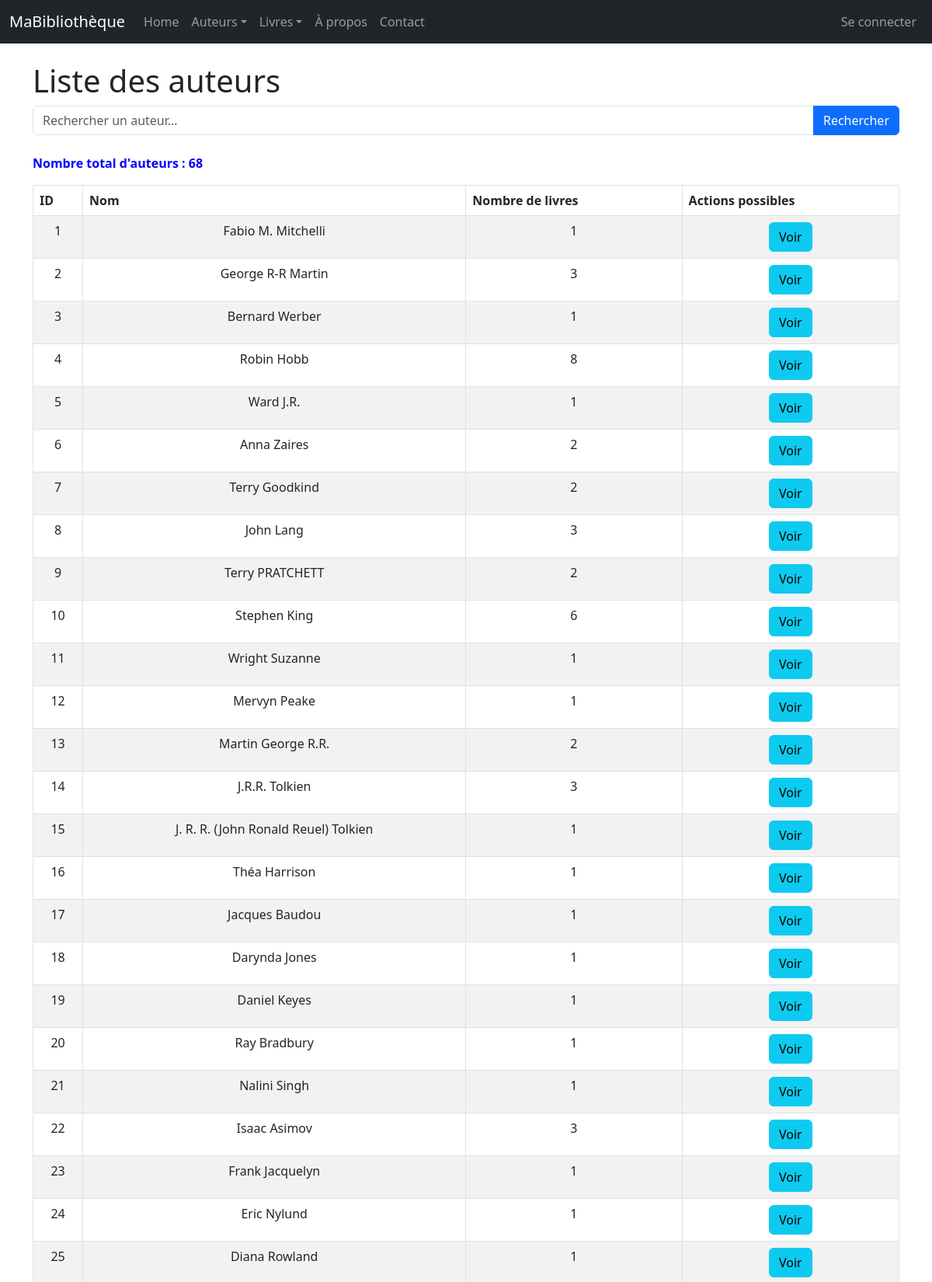
The page /auteurs/ (upper part) on the database its author committed.
### monApp/models.py (models this page shows, shortened)
class Auteur(db.Model):
    idA = db.Column(db.Integer, primary_key=True)
    Nom = db.Column(db.String(100), unique=True, nullable=False)

### monApp/views.py (the view)
@app.route('/auteurs/')
def getAuteurs():
    query = request.args.get('q', '')
    if query:
        lesAuteurs = db.session.execute(db.select(Auteur).filter(Auteur.Nom.ilike(f'%{query}%'))).scalars().all()
    else:
        lesAuteurs = db.session.execute(db.select(Auteur)).scalars().all()
    return render_template('auteurs_list.html', title="Liste des Auteurs", auteurs=lesAuteurs, query=query)

### monApp/templates/auteurs_list.html (shortened to what this page needs)
{% extends "base.html" %}
{% block main %}
<h1>Liste des auteurs</h1>
<form method="GET" action="{{ url_for('getAuteurs') }}" class="mb-4">
        <div class="input-group">
            <input type="search" name="q" class="form-control" placeholder="Rechercher un auteur..." value="{{ query or '' }}">
            <button class="btn btn-primary" type="submit">Rechercher</button>
        </div>
    </form>
<p><strong>Nombre total d'auteurs : {{ auteurs|length }}</strong></p>
<table class="table table-striped table-bordered table-hover">
    <thead>
        <tr>
            <th>ID</th>
            <th>Nom</th>
            <th>Nombre de livres</th>
            <th>Actions possibles</th>
        </tr>
    </thead>
    <tbody>
        {% for unAuteur in auteurs %}
        <tr>
            <td>{{ unAuteur.idA }}</td>
            <td>{{ unAuteur.Nom }}</td>
            <td>{{ unAuteur.livres.count() }}</td>
            <td>
                <div class="task-controls">
                    <a href="{{ url_for('viewAuteur', idA=unAuteur.idA) }}" class="btn btn-info">
                        Voir
                    </a>
                </div>
            </td>
        </tr>
        {% endfor %}
    </tbody>
</table>
{% endblock %}

### monApp/static/style.css (style rules this page uses)
h1 { color : red; font-size: 50px; }
p { color: blue; }
td, th { padding: 0.5em; text-align: center; border-collapse:initial; border: thin solid black; }
body { font-family: sans-serif; }

### rows shown on the page
Auteur: idA "1", Nom "Fabio M. Mitchelli", livres.count "1"
Auteur: idA "2", Nom "George R-R Martin", livres.count "3"
Auteur: idA "3", Nom "Bernard Werber", livres.count "1"
Auteur: idA "4", Nom "Robin Hobb", livres.count "8"
Auteur: idA "5", Nom "Ward J.R.", livres.count "1"
Auteur: idA "6", Nom "Anna Zaires", livres.count "2"
Auteur: idA "7", Nom "Terry Goodkind", livres.count "2"
Auteur: idA "8", Nom "John Lang", livres.count "3"
Auteur: idA "9", Nom "Terry PRATCHETT", livres.count "2"
Auteur: idA "10", Nom "Stephen King", livres.count "6"
Auteur: idA "11", Nom "Wright Suzanne", livres.count "1"
Auteur: idA "12", Nom "Mervyn Peake", livres.count "1"
Auteur: idA "13", Nom "Martin George R.R.", livres.count "2"
Auteur: idA "14", Nom "J.R.R. Tolkien", livres.count "3"
Auteur: idA "15", Nom "J. R. R. (John Ronald Reuel) Tolkien", livres.count "1"
Auteur: idA "16", Nom "Théa Harrison", livres.count "1"
Auteur: idA "17", Nom "Jacques Baudou", livres.count "1"
Auteur: idA "18", Nom "Darynda Jones", livres.count "1"
Auteur: idA "19", Nom "Daniel Keyes", livres.count "1"
Auteur: idA "20", Nom "Ray Bradbury", livres.count "1"
Auteur: idA "21", Nom "Nalini Singh", livres.count "1"
Auteur: idA "22", Nom "Isaac Asimov", livres.count "3"
Auteur: idA "23", Nom "Frank Jacquelyn", livres.count "1"
Auteur: idA "24", Nom "Eric Nylund", livres.count "1"
Auteur: idA "25", Nom "Diana Rowland", livres.count "1"

### other values the page prints
{{ auteurs|length }} "68"
